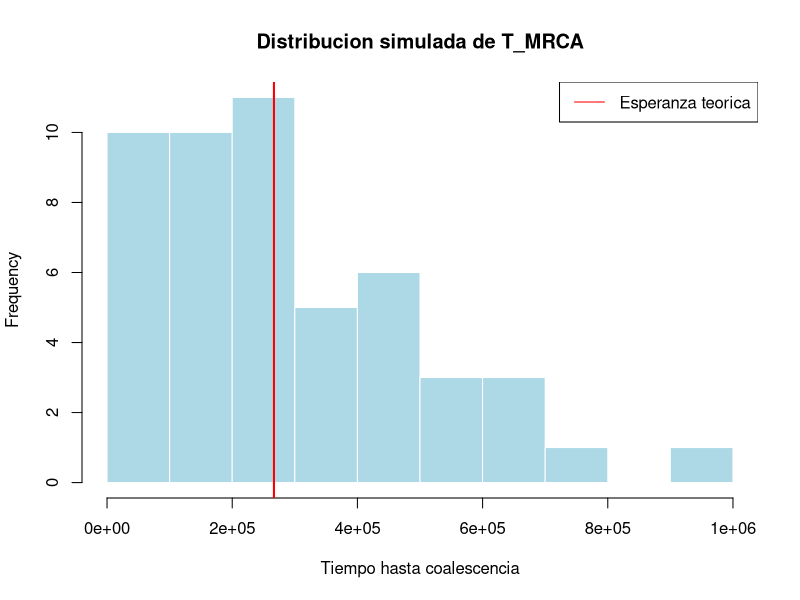
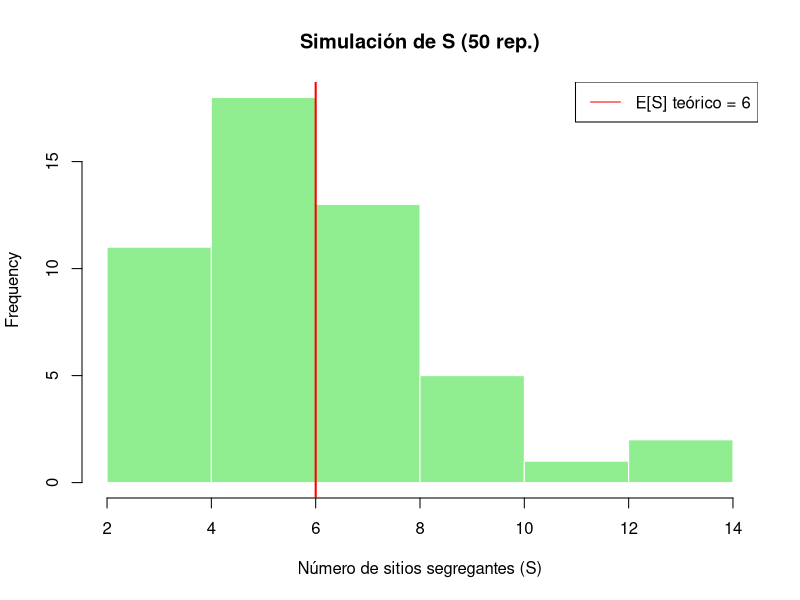
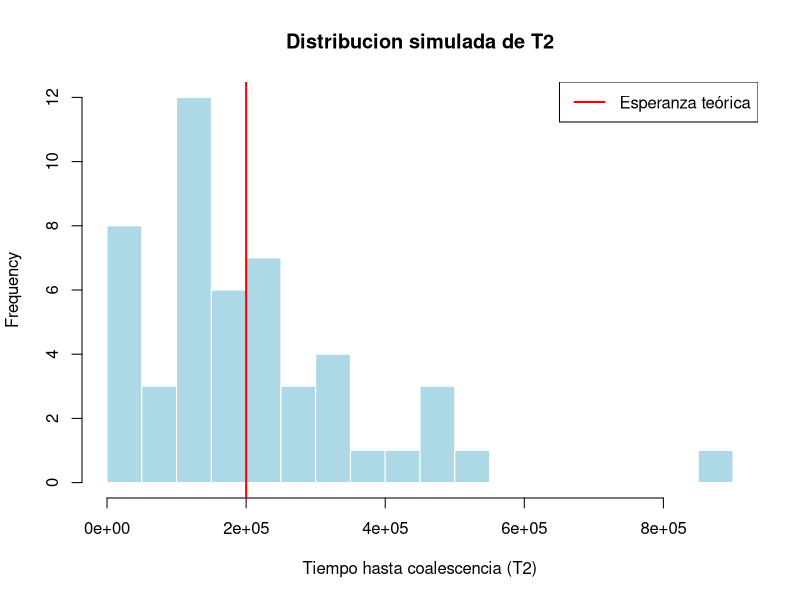
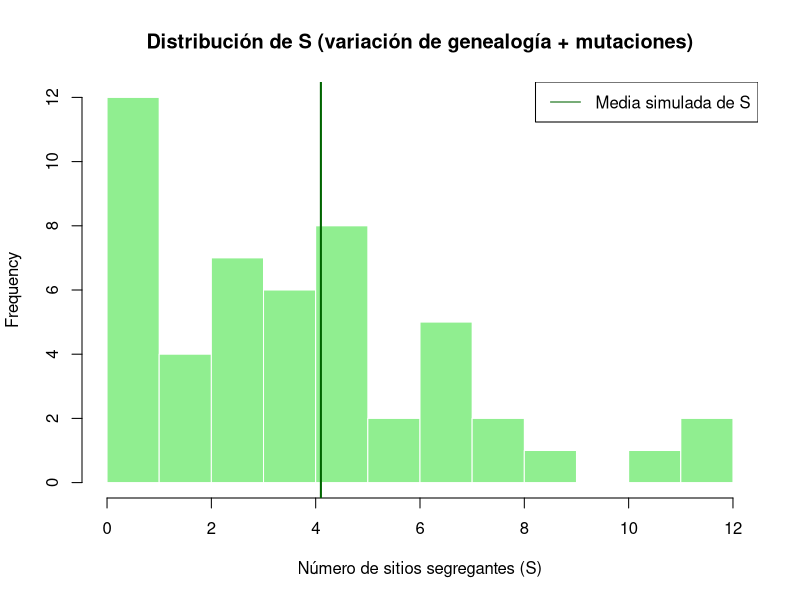

Here is the R script that generated these plots, in order:
## ---- chunk 1

N <- 1e5

# probabilidad de exito
p3 <- 6/(4*N)
p2 <- 2/(4*N)

# Esperanzas para cada T
E_T3 <- 1 / p3
E_T2 <- 1 / p2
E_TMRCA <- E_T3 + E_T2

# Simulaciones de T_MRCA
set.seed(123)  # asegurando que los números sea siempre los mismos
T3 <- rgeom(50, prob = p3)
T2 <- rgeom(50, prob = p2)
T_MRCA <- T3 + T2

cat("Esperanza teorica de T_MRCA =", E_TMRCA, " y la esperanza simulada T_MRCA =", mean(T_MRCA), "\n")

hist(T_MRCA,
     main = "Distribucion simulada de T_MRCA",
     xlab = "Tiempo hasta coalescencia",
     col = "lightblue", border = "white")
abline(v = E_TMRCA, col = "red", lwd = 2, lty = 1)
legend("topright", legend = c("Esperanza teorica"), col = "red", lty = 1)

## ---- chunk 2
# número de sitios segregantes
nS <- 6 # Ttotal * mu

# Simular 50 realizaciones de S
set.seed(321) # asegurando que los números sea siempre los mismos
S_sim <- rpois(50, nS)

# media de simular S
mean_S <- mean(S_sim)

# plot simple
hist(S_sim, main = "Simulación de S (50 rep.)", xlab = "Número de sitios segregantes (S)",
     col = "lightgreen", border = "white")
abline(v = nS, col = "red", lwd = 2, lty = 1)
legend("topright", legend = paste("E[S] teórico =", round(nS,2)), col = "red", lty = 1)

## ---- chunk 3

N <- 1e5

# Probabilidad de coalescencia
p2 <- 2/(4*N)

# Esperanzas para T
E_T2 <- 1 / p2

# Simulaciones de T2
set.seed(3)  # asegurando que los números sea siempre los mismos
T2 <- rgeom(50, prob = p2)

# Plot distribucion de T2
hist(T2,
     breaks = 15,
     main = "Distribucion simulada de T2",
     xlab = "Tiempo hasta coalescencia (T2)",
     col = "lightblue", border = "white")
abline(v = E_T2, col = "red", lwd = 2, lty = 1)
legend("topright", legend = c("Esperanza teórica"), col = "red", lty = 1, lwd = 2)

# hist(T2,
#      main = "Simulación de T2 (n=2, 50 replicaciones)",
#      xlab = "Tiempo hasta coalescencia (T2)",
#      col = "lightblue", border = "white")
# abline(v = mean(T2), col = "blue", lwd = 2)
# abline(v = 2*N, col = "red", lwd = 2, lty = 2)
# legend("topright", legend = c("Media simulada", "Esperanza teórica"),
#        col = c("blue", "red"), lty = c(1,2))

## ---- chunk 4

# Para cada T2 simulado, el árbol tiene 2 ramas => T_total = 2 * T2
T_total <- 2 * T2
lambda <- 1e-5 * T_total

# Simular S para cada genealogía (Poisson)
S <- rpois(50, lambda = lambda)

# Resumen de S
cat("\nSimulaciones de S:\n")
cat("Media simulada S =", mean(S), "  (sd =", sd(S), ")\n")

hist(S,
     breaks = 15,
     main = "Distribución de S (variación de genealogía + mutaciones)",
     xlab = "Número de sitios segregantes (S)",
     col = "lightgreen", border = "white")
abline(v = mean(S), col = "darkgreen", lwd = 2)
legend("topright", legend = c("Media simulada de S"),
       col = "darkgreen", lty = 1)
